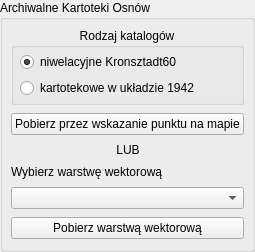
         <widget class="QgsCollapsibleGroupBox" name="osnowa_arch_groupBox">
          <property name="enabled">
           <bool>true</bool>
          </property>
          <property name="title">
           <string>Archiwalne Kartoteki Osnów</string>
          </property>
          <property name="collapsed">
           <bool>true</bool>
          </property>
          <property name="saveCollapsedState">
           <bool>false</bool>
          </property>
          <layout class="QVBoxLayout" name="verticalLayout_19">
           <property name="leftMargin">
            <number>8</number>
           </property>
           <property name="topMargin">
            <number>8</number>
           </property>
           <property name="rightMargin">
            <number>8</number>
           </property>
           <property name="bottomMargin">
            <number>10</number>
           </property>
           <property name="spacing">
            <number>8</number>
           </property>
           <item>
            <widget class="QGroupBox" name="groupBox_26">
             <property name="title">
              <string>Rodzaj katalogów</string>
             </property>
             <property name="alignment">
              <set>Qt::AlignHCenter|Qt::AlignTop</set>
             </property>
             <layout class="QGridLayout" name="horizontalLayout_27">
              <property name="leftMargin">
               <number>6</number>
              </property>
              <property name="topMargin">
               <number>4</number>
              </property>
              <property name="rightMargin">
               <number>6</number>
              </property>
              <property name="bottomMargin">
               <number>4</number>
              </property>
              <item row="0" column="0">
               <widget class="QRadioButton" name="niwelacyjne_rdbtn">
                <property name="text">
                 <string>niwelacyjne Kronsztadt60</string>
                </property>
                <property name="checked">
                 <bool>true</bool>
                </property>
               </widget>
              </item>
              <item row="1" column="0">
               <widget class="QRadioButton" name="kartotekowe_rdbtn">
                <property name="text">
                 <string>kartotekowe w układzie 1942</string>
                </property>
               </widget>
              </item>
             </layout>
            </widget>
           </item>
           <item>
            <widget class="QPushButton" name="osnowa_arch_capture_btn">
             <property name="text">
              <string>Pobierz przez wskazanie punktu na mapie</string>
             </property>
             <property name="cursor">
              <cursorShape>PointingHandCursor</cursorShape>
             </property>
             <property name="icon">
              <iconset>
               <normaloff>../images/pin.svg</normaloff>../images/pin.svg</iconset>
             </property>
             <property name="role" stdset="0">
              <string notr="true">primary</string>
             </property>
            </widget>
           </item>
           <item>
            <layout class="QHBoxLayout" name="horizontalLayout_or_osnowa_arch">
             <property name="spacing">
              <number>0</number>
             </property>
             <item>
              <widget class="QFrame" name="line_or_l_osnowa_arch">
               <property name="sizePolicy">
                <sizepolicy hsizetype="Expanding" vsizetype="Fixed">
                 <horstretch>1</horstretch>
                 <verstretch>0</verstretch>
                </sizepolicy>
               </property>
               <property name="frameShape">
                <enum>QFrame::NoFrame</enum>
               </property>
              </widget>
             </item>
             <item>
              <widget class="QLabel" name="label_25">
               <property name="text">
                <string>LUB</string>
               </property>
               <property name="alignment">
                <set>Qt::AlignCenter</set>
               </property>
               <property name="role" stdset="0">
                <string notr="true">divider</string>
               </property>
              </widget>
             </item>
             <item>
              <widget class="QFrame" name="line_or_r_osnowa_arch">
               <property name="sizePolicy">
                <sizepolicy hsizetype="Expanding" vsizetype="Fixed">
                 <horstretch>1</horstretch>
                 <verstretch>0</verstretch>
                </sizepolicy>
               </property>
               <property name="frameShape">
                <enum>QFrame::NoFrame</enum>
               </property>
              </widget>
             </item>
            </layout>
           </item>
           <item>
            <widget class="QLabel" name="label_7">
             <property name="text">
              <string>Wybierz warstwę wektorową</string>
             </property>
             <property name="role" stdset="0">
              <string notr="true">field-title</string>
             </property>
            </widget>
           </item>
           <item>
            <widget class="QgsMapLayerComboBox" name="osnowa_arch_mapLayerComboBox" />
           </item>
           <item>
            <widget class="QPushButton" name="osnowa_arch_fromLayer_btn">
             <property name="text">
              <string>Pobierz warstwą wektorową</string>
             </property>
             <property name="cursor">
              <cursorShape>PointingHandCursor</cursorShape>
             </property>
             <property name="icon">
              <iconset>
               <normaloff>../images/layers.svg</normaloff>../images/layers.svg</iconset>
             </property>
             <property name="role" stdset="0">
              <string notr="true">primary</string>
             </property>
            </widget>
           </item>
          </layout>
         </widget>
